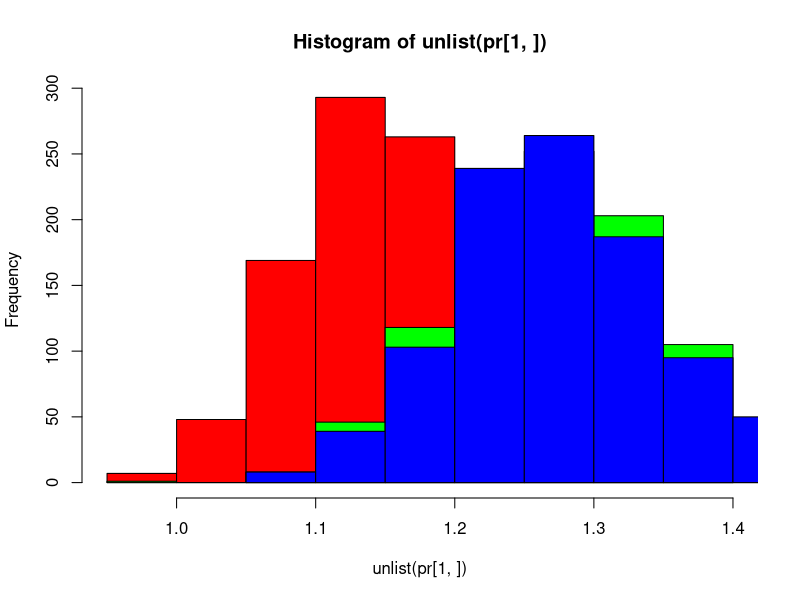

The R source for this figure:
weights = c(0.02,0.5,1.5,3.2)
sigmoid <- function(x,y, alpha = 0.1) {  42.0 / (10+exp(-(-7.0 + x * alpha + weights[y])))}


set.seed(777)

N = 1000
df = data.frame(x=runif(N,0,1000), y = as.factor(sample(c(1,2,3,4),size=100, prob=c(0.5,0.25,0.1,0.15), replace = TRUE)))
df$z = apply(df, function(row) { sigmoid(as.numeric(row[1]), as.numeric(row[2])) + rnorm(1)}, MARGIN=1)


df$y <- as.factor(df$y)

lin.fit <- lm(z ~ ., data = df)
summary(lin.fit)
#plot(lin.fit)

rmse <- function(obs, theor) {
  sqrt(sum((obs - theor)^2)/length(obs))
}

cross.validation <- function(fo, df, perc = 0.8) {
  train.ind <- sample(1:nrow(df), nrow(df) * 0.8)
  train <- df[train.ind,]
  test <- df[-train.ind,]
  lin.fit <- lm(fo, data = train)
  predicted <- predict(lin.fit, test)
  
  list(rmse = rmse(predicted - test$z, rep(0, length(predicted))),
       median = median((predicted - test$z)^2)
  )
}

fo <- z ~ .

pr <- replicate(1000, cross.validation(fo, df))
hist(unlist(pr[1,]), col = "red")




###working example

N = 1000
df = data.frame(x=runif(N,0,1000), y = as.factor(sample(c(1,2,3,4),size=100, prob=c(0.5,0.25,0.1,0.15), replace = TRUE)))
df$z = apply(df, function(row) { sigmoid(as.numeric(row[1]), 1) + rnorm(1)}, MARGIN=1)
nlin.fit <- nls(formula = z ~ a / (b+exp(-(alpha*x))), df, start=list(a=42,b=10,alpha=0.1))
summary(nlin.fit)

confint(nlin.fit)

cross.validation2 <- function(df, perc = 0.8) {
  train.ind <- sample(1:nrow(df), nrow(df) * 0.8)
  train <- df[train.ind,]
  test <- df[-train.ind,]
  nlin.fit <- nls(formula = z ~ a / (b+exp(-(alpha*x))), df, start=list(a=42,b=10,alpha=0.1))
  predicted <- predict(lin.fit, test)
  
  list(rmse = rmse(predicted - test$z, rep(0, length(predicted))),
       median = median((predicted - test$z)^2)
  )
}

pr2 <- replicate(1000, cross.validation2(df))
hist(unlist(pr2[1,]), add = T, col = "green")


#working 2 variables
a = data.frame(model.matrix(z ~ ., df))
a$z = df$z

nlin.fit2 <- nls(formula = z ~ a / (b+exp(-(alpha*x+a2*y2+a3*y3+a4*y4))), a, start=list(a=42,b=10,alpha=0.1,a2=0.1,a3=2,a4=1))
summary(nlin.fit2)

confint(nlin.fit2)

cross.validation3 <- function(df, perc = 0.8) {
  train.ind <- sample(1:nrow(df), nrow(df) * 0.8)
  train <- df[train.ind,]
  test <- df[-train.ind,]
  nlin.fit2 <- nls(formula = z ~ a / (b+exp(-(alpha*x+a2*y2+a3*y3+a4*y4))), a, start=list(a=42,b=10,alpha=0.1,a2=0.1,a3=2,a4=1))
  predicted <- predict(lin.fit, test)
  
  list(rmse = rmse(predicted - test$z, rep(0, length(predicted))),
       median = median((predicted - test$z)^2)
  )
}

pr3 <- replicate(1000, cross.validation3(df))
hist(unlist(pr3[1,]), add = T, col = "blue")

